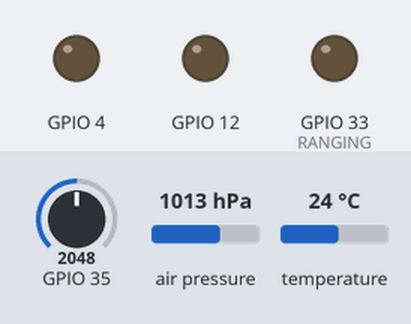
Bench run of a program on a simulated ESP32. Parts: output pins drawn as LEDs (lit = HIGH). The test bench sets the inputs (shaded band); at power-on: GPIO 35 = 2048, air pressure 1013 hPa, temperature 24 °C. No MQTT or app messages arrive unless stated; what the program prints to the serial monitor is not drawn.

Above: at 0.0 s.
At 3.1 s:
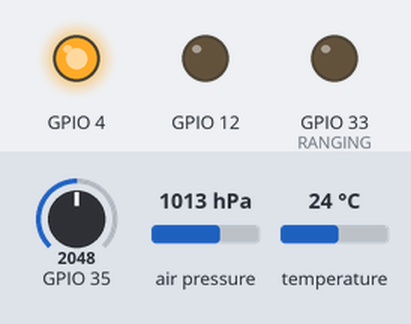
At 22.1 s:
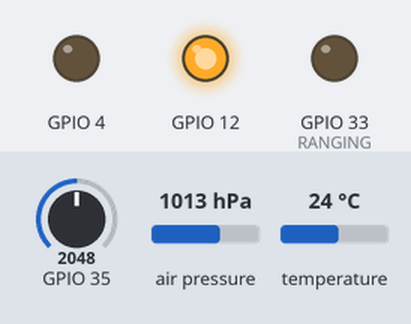
At 49.6 s:
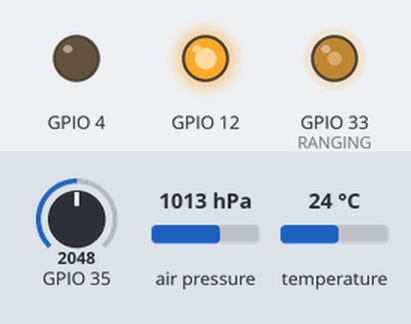
Timing chart, 0 to 59.5 s (numbered marks = the images above):
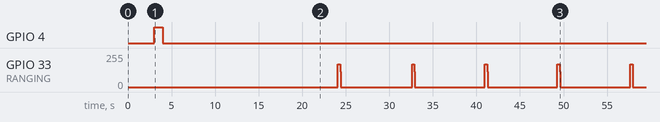

The program:

main.cpp
```cpp
/**************************************************************
* Proyect: Mareografo V1
* Author: Cronon Tecnologia
* Date: 9/02/2023
* Proyect Manager: Fernando Agostino
* Proyect Leader: Martin Marotta
 **************************************************************/

// Select your modem:
 #define TINY_GSM_MODEM_SIM7080 true
// Set serial
#define SerialMon Serial
#define SerialMaxB Serial1
#define SerialAT Serial2
#define TINY_GSM_USE_GPRS true
#define TINY_GSM_USE_WIFI false

// Your GPRS credentials, if any
const char apn[]      = "igprs.claro.com.ar";
const char gprsUser[] = "clarogrps";
const char gprsPass[] = "clarogprs999";

// MQTT details
const char* broker = "mqtt.cronon.com.ar";
const char* topicDistancia      = "Aquaman1/Distancia(m)";
const char* topicInit      = "Aquaman1/init";
const char* topicTemperatura = "Aquaman1/Temperatura";
const char* topicPresion = "Aquaman1/Presion(hPa)";
const char* topicSignal = "Aquaman1/Signal";
const char* topicBateria = "Aquaman1/Bateria(mA)";
const char* topicAquaman1 = "Aquaman1/Aquaman1";

#include <TinyGsmClient.h>
#include <PubSubClient.h>
#include <Wire.h>
#include <Arduino.h>
#include<SFE_BMP180.h>

// Just in case someone defined the wrong thing..
#if TINY_GSM_USE_GPRS && not defined TINY_GSM_MODEM_HAS_GPRS
#undef TINY_GSM_USE_GPRS
#undef TINY_GSM_USE_WIFI
#define TINY_GSM_USE_GPRS false
#define TINY_GSM_USE_WIFI true
#endif
#if TINY_GSM_USE_WIFI && not defined TINY_GSM_MODEM_HAS_WIFI
#undef TINY_GSM_USE_GPRS
#undef TINY_GSM_USE_WIFI
#define TINY_GSM_USE_GPRS true
#define TINY_GSM_USE_WIFI false
#endif

#ifdef DUMP_AT_COMMANDS
#include <StreamDebugger.h>
StreamDebugger debugger(SerialAT, SerialMon);
TinyGsm        modem(debugger);
#else
TinyGsm        modem(SerialAT);
#endif
TinyGsmClient client(modem);
PubSubClient  mqtt(client);


#define DATAIN 32
#define RANGING 33

uint32_t lastReconnectAttempt = 0;
SFE_BMP180 pressure;
double temp;
double pres;

void InitUart(void){
  //Seteo de modo de pines
  pinMode(DATAIN,INPUT); //Pin 32 entrada del Maxbotix
  pinMode(RANGING,OUTPUT); //Pin 33 salida para marcar comienzo de lectura del Maxbotix

  // Set console baud rate
  SerialMon.begin(9600);
  delay(1000);
  SerialAT.begin(9600,SERIAL_8N1,26,27);
  delay(1000);
  SerialMaxB.begin(9600,SERIAL_8N1,DATAIN);
  delay(1000);
}

void InitSensors(){

   pinMode(4,OUTPUT);
   digitalWrite(4,HIGH);
   delay(1000);
   digitalWrite(4,LOW);
  delay(5000);
  if (pressure.begin())
  SerialMon.println("BMP180 Inicio completado");
  else
  {
    // Hubo un problema
    SerialMon.println("BMP180 Error de inicio ");
    for (int i=0; i<10; i++){
      digitalWrite(12,HIGH);
      delay(1000);
      digitalWrite(12,LOW);
      delay(1000);
    }

  }
  return;
}

void InitModem(void){
    // Restart takes quite some time
  // To skip it, call init() instead of restart()
  SerialMon.println("Initializing modem...");
  modem.restart();
  delay(10000);
  modem.setPreferredMode(3); //Mode NB-Iot
  delay(1000);

  String modemInfo = modem.getModemInfo();
  SerialMon.print("Modem Info: ");
  SerialMon.println(modemInfo);
  delay(1000);

  SerialMon.print("Waiting for network...");
    delay(1000);
    if (!modem.waitForNetwork()) {
      SerialMon.println(" fail");
      delay(10000);
      return;
    }
    SerialMon.println(" success");

    if (modem.isNetworkConnected()) { SerialMon.println("Network connected"); }
  #if TINY_GSM_USE_GPRS
    // GPRS connection parameters are usually set after network registration
    SerialMon.print(F("Connecting to "));
    SerialMon.print(apn);
    if (!modem.gprsConnect(apn, gprsUser, gprsPass)) {
      SerialMon.println(" fail");
      delay(10000);
      return;
    }
    SerialMon.println(" success");
    if (modem.isGprsConnected()) { SerialMon.println("GPRS connected"); }
  #endif

  return;

}

void mqttCallback(char* topic, byte* payload, unsigned int len) {
  SerialMon.print("Message arrived [");
  SerialMon.print(topic);
  SerialMon.print("]: ");
  SerialMon.write(payload, len);
  SerialMon.println();

  // Only proceed if incoming message's topic matches
  if (String(topic) == topicAquaman1) {

  }
}

boolean mqttConnect() {
  SerialMon.print("Connecting to ");
  SerialMon.print(broker);
  boolean status = mqtt.connect(broker, "aquaman1", "P0s31d0n1");

  if (status == false) {
    SerialMon.println(" fail");
    return false;
  }

  SerialMon.println(" success");
  mqtt.publish(topicInit, "Aquaman1 started");
  mqtt.subscribe(topicAquaman1);
  return mqtt.connected();
}

double getPressure() //Retorna la presion en mb
{
  char status;
  double T,P,p0,a;

  status = pressure.startTemperature();
  if (status != 0)
  {
    // Wait for the measurement to complete:

    delay(status);

    // Retrieve the completed temperature measurement:
    // Note that the measurement is stored in the variable T.
    // Use '&T' to provide the address of T to the function.
    // Function returns 1 if successful, 0 if failure.

    status = pressure.getTemperature(T);
    if (status != 0)
    {
      // Start a pressure measurement:
      // The parameter is the oversampling setting, from 0 to 3 (highest res, longest wait).
      // If request is successful, the number of ms to wait is returned.
      // If request is unsuccessful, 0 is returned.

      status = pressure.startPressure(3);
      if (status != 0)
      {
        // Wait for the measurement to complete:
        delay(status);

        // Retrieve the completed pressure measurement:
        // Note that the measurement is stored in the variable P.
        // Use '&P' to provide the address of P.
        // Note also that the function requires the previous temperature measurement (T).
        // (If temperature is stable, you can do one temperature measurement for a number of pressure measurements.)
        // Function returns 1 if successful, 0 if failure.

        status = pressure.getPressure(P,T);
        if (status != 0)
        {
          return(P);
        }
        else SerialMon.println("Error obteniendo informacion de presion\n");
      }
      else SerialMon.println("Error iniciando mediciones de presion\n");
    }
    else SerialMon.println("Error obteniendo mediciones de temperatura\n");
  }
  else SerialMon.println("Error iniciando mediciones de temperatura\n");
  return 1;
}

void SensorRead(char *dist){

    /* Funcion que devuelve ERROR si en el puerto serie no recibio la suficiente cantidad de datos
    establecida (6) para leer, dado que todavia no llego el paquete completo de los
    datos del Sensor o llego con errores (sin R al comienzo)

    Recibe Char* de 6 lugares.

    */

    char * distancia=NULL;
    int data=0;
    int count=0;
    int flag=1;

    while (flag==1 and count<1000)
    {

    digitalWrite(RANGING,HIGH);
    delayMicroseconds(200);
    digitalWrite(RANGING,LOW);
    data=SerialMaxB.available();
    if (data==6)
    {
    distancia=(char *)malloc(data*sizeof(char));
    SerialMaxB.read(distancia,data);
    if ((*distancia=='R')){
    *(distancia+(data*sizeof(char)-1))='\0';
    *(distancia)=*(distancia+1);
    *(distancia+1*sizeof(char))='.';
    strcpy(dist,distancia);
    free(distancia);
        flag=0;
        return ;
    }
    else{
        distancia=(char *)malloc(data*sizeof(char));
        SerialMaxB.read(distancia,data);
        free(distancia);
        flag=1;
        count++;
    }
    }else{
        flag=1;
        count++; //
    }
    }
    strcpy(dist,"ERROR");

    }

void SensadoYenvio()
{
    int csq;
    double a;
    char dist[6];
    char presion[16];
    char signal[6];
    char temperatura[16];
    char bateria[10];
    int bat;
    int Time=0;
    //Lectura de la presion
    pres= getPressure();
    SerialMon.print("Presion: ");
    SerialMon.print(pres);
    SerialMon.print(" mb ");
    delay(1000);
    //Lectura de temperatura
    Time=pressure.startTemperature();
    delay(Time);
    pressure.getTemperature(temp);
    SerialMon.print(temp);
    SerialMon.print(" grados ");
    delay(1000);
    //Lectura de distancia
    SerialMon.print(" distancia: ");
    SensorRead(dist);
    SerialMon.print(dist);
    SerialMon.println(" metros ");
    //Lectura de senial
    csq = modem.getSignalQuality();
    //Lesto estado de bateria
    bat=analogRead(35);
    bat=bat*2;
    //Conversion de datos
    sprintf(presion,"%f",pres);
    sprintf(temperatura,"%f",temp);
    itoa(csq,signal,6);
    itoa(bat,bateria,10);
    //Envio de datos
    mqtt.publish(topicDistancia,dist);
    mqtt.publish(topicPresion,presion);
    mqtt.publish(topicTemperatura,temperatura);
    mqtt.publish(topicSignal,signal);
    mqtt.publish(topicBateria,bateria);

}

void MQTTVerify(){
    // Make sure we're still registered on the network
  if (!modem.isNetworkConnected()) {
    SerialMon.println("Network disconnected");
    if (!modem.waitForNetwork(180000L, true)) {
      SerialMon.println(" fail");
      delay(10000);
      return;
    }
    if (modem.isNetworkConnected()) {
      SerialMon.println("Network re-connected");
    }


    // and make sure GPRS/EPS is still connected
    if (!modem.isGprsConnected()) {
      SerialMon.println("GPRS disconnected!");
      SerialMon.print(F("Connecting to "));
      SerialMon.print(apn);
      if (!modem.gprsConnect(apn, gprsUser, gprsPass)) {
        SerialMon.println(" fail");
        delay(10000);
        return;
      }
      if (modem.isGprsConnected()) { SerialMon.println("GPRS reconnected"); }
    }

  }
    if (!mqtt.connected()) {
    SerialMon.println("=== MQTT NOT CONNECTED ===");
    // Reconnect every 10 seconds
    uint32_t t = millis();
    if (t - lastReconnectAttempt > 10000L) {
      lastReconnectAttempt = t;
      if (mqttConnect()) { lastReconnectAttempt = 0; }
    }
    delay(100);
    return;
  }

}
void setup() {
  pinMode(12,OUTPUT);
  //pinMode(35, INPUT);
  InitUart();
  InitSensors();
  InitModem();

  // MQTT Broker setup
  mqtt.setServer(broker, 1883);
  mqtt.setCallback(mqttCallback);

}

void loop() {
  digitalWrite(12,HIGH);
  SensadoYenvio();
  MQTTVerify();
  delay(6000);

  digitalWrite(12,LOW);
  mqtt.loop();

}
```

Measured:
- by itself, GPIO 33 (RANGING): repeats every 8.5 s: 116/255 0.04 s, 0/255 8.2 s, 169/255 0.28 s
